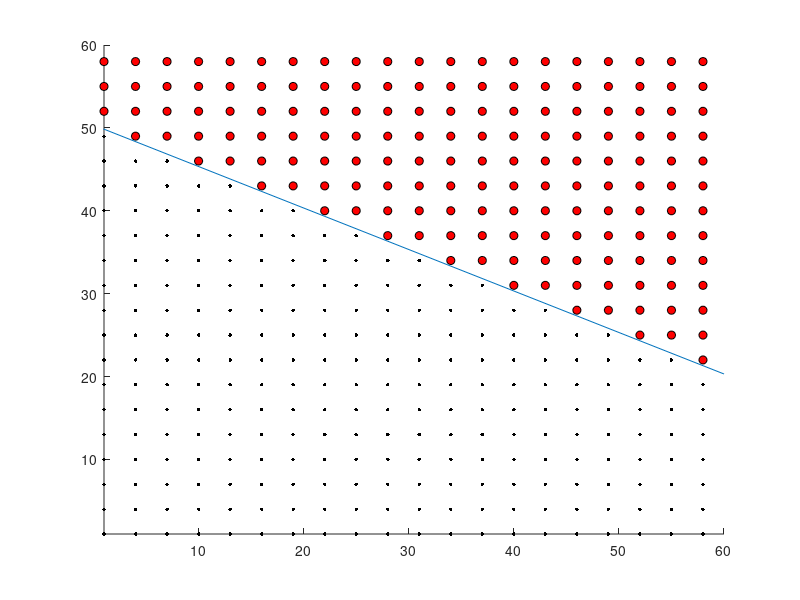

The MATLAB script that drew this image:
close all force;
clear;
clc;

disp("--- You are running 'f05_logistic_regression' file now ---")

% ------------------------ Functions ------------------------

% Sigmoid cost function
function J = costSigmoid1(X, y, theta)
    m = length(y);
    h = sigmoid(X * theta);
    J = (-1 / m) * (sum(log(h)(find(y == 1))) + sum(log(1 - h)(find(y == 0))));
endfunction

% Sigmoid cost function which also returns gradient
function [J, grad] = costSigmoid2(X, y, theta)
    m = length(y);
    h = sigmoid(X * theta);
    J = costSigmoid1(X, y, theta);
    grad = (1 / m) * X' * (h - y);
endfunction

function s = sigmoid(z)
    s = (1 ./ (1 + e .^ (-1 * z)));
endfunction

function [theta, cost] = gradientDescentWithCostFunction(X, y, theta, alpha, iteration_count, costFunction)
    m = length(X);
    for i = 1:iteration_count
        theta = theta - (alpha / m) * X' * ( X * theta - y);
    endfor
    cost = costFunction(X, y, theta);
endfunction

% -----------------------------------------------------------

range = [1:3:60];

% Can also use meshgrid(), see https://stackoverflow.com/questions/7446946/how-to-generate-all-pairs-from-two-vectors-in-matlab-using-vectorised-code
x = [(ones(length(range), 1) * range)(:), (ones(length(range), 1) * range)'(:)];
x1 = x(:,1);
x2 = x(:,2);

y_numeric = -100 + x1 + 2 * x2;
y = y_numeric > 0;

hold on;
axis([1, 60, 1, 60]);
plot(x1(find(y==1)), x2(find(y==1)), 'ko', 'MarkerFaceColor', 'r', 'MarkerSize', 6);
plot(x1(find(y==0)), x2(find(y==0)), 'k.', 'MarkerFaceColor', 'k', 'MarkerSize', 8);
m = length(x);                                         % count of training examples

% Try approximating using hypothesis h_theta(x) = theta0 + theta1 * x1 + theta2 * x2
X = [ones(m, 1), x1, x2];

theta_init = [-80; 1; 1];     % A pretty close initial guess. Without good guess, even fminunc doesn't converge.

alpha = 0.01;
iteration_count = 1000;

% simple gradient descent yields NaN's, because sigmoid is not a bowl-shaped function
[theta1, cost1] = gradientDescentWithCostFunction(X, y, theta_init, alpha, iteration_count, @costSigmoid1);
theta1
cost1

% fminunc converges to a working solution
[theta2, cost2] = fminunc(@(t)(costSigmoid2(X, y, t)), theta_init, optimset('GradObj', 'on', 'MaxIter', 100));
theta2
cost2
decision_boundary_x_values = [0; 60];
decision_boundary_y_values = ( 0.5 - theta2(1) - decision_boundary_x_values * theta2(2) ) ./ theta2(3) ;
plot(decision_boundary_x_values, decision_boundary_y_values) ;

% Same results even when no gradient is provided
[theta3, cost3] = fminunc(@(t)(costSigmoid1(X, y, t)), theta_init, optimset('MaxIter', 100));
theta3
cost3
